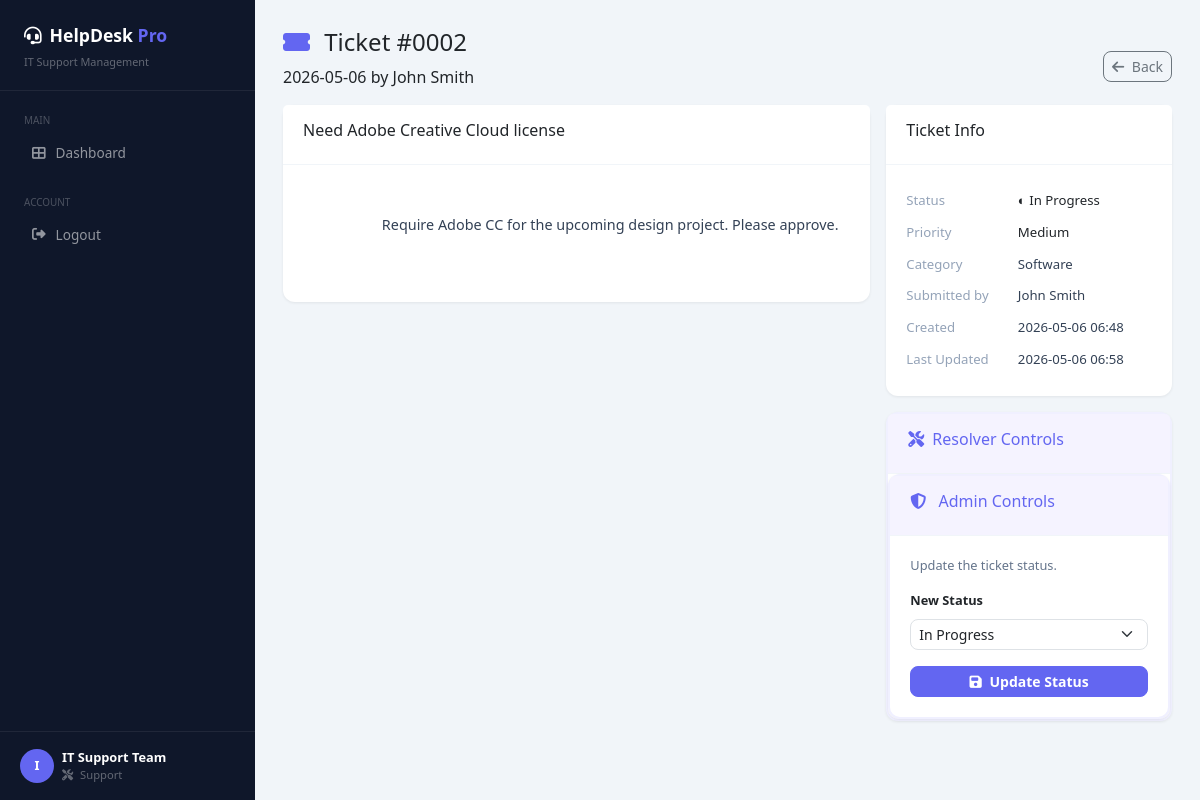
The app's page /ticket/2 (signed in) with its own data.
### tables this page shows
CREATE TABLE tickets (
            id INTEGER PRIMARY KEY AUTOINCREMENT,
            title TEXT NOT NULL,
            description TEXT NOT NULL,
            category TEXT NOT NULL DEFAULT 'General',
            status TEXT NOT NULL DEFAULT 'Open',
            priority TEXT NOT NULL DEFAULT 'Medium',
            created_by INTEGER NOT NULL,
            created_at TEXT DEFAULT CURRENT_TIMESTAMP,
            updated_at TEXT DEFAULT CURRENT_TIMESTAMP,
            FOREIGN KEY (created_by) REFERENCES users(id)
        );

CREATE TABLE users (
            id INTEGER PRIMARY KEY AUTOINCREMENT,
            username TEXT UNIQUE NOT NULL,
            password TEXT NOT NULL,
            role TEXT NOT NULL DEFAULT 'employee',
            full_name TEXT NOT NULL DEFAULT 'User'
        );

### app.py (the view)
@app.route('/ticket/<int:ticket_id>')
@login_required
def view_ticket(ticket_id):
    conn = get_db()
    ticket = conn.execute('''
        SELECT t.*, u.full_name as creator_name
        FROM tickets t JOIN users u ON t.created_by = u.id
        WHERE t.id = ?
    ''', (ticket_id,)).fetchone()
    conn.close()
    if not ticket:
        flash('Ticket not found.', 'danger')
        return redirect(url_for('dashboard'))
    if session['role'] not in ['admin', 'support'] and ticket['created_by'] != session['user_id']:
        flash('Access denied.', 'danger')
        return redirect(url_for('dashboard'))
    return render_template('view_ticket.html', ticket=ticket)

### app.py (called while the page is built)
def get_db():
    os.makedirs(DB_DIR, exist_ok=True)
    conn = sqlite3.connect(DB_PATH)
    conn.row_factory = sqlite3.Row
    return conn

def login_required(f):
    @wraps(f)
    def decorated(*args, **kwargs):
        if 'user_id' not in session:
            return redirect(url_for('login'))
        return f(*args, **kwargs)
    return decorated

### templates/view_ticket.html (shortened to what this page needs)
{% extends "base.html" %}
{% block content %}
<div class="page-header d-flex align-items-center justify-content-between">
    <div>
        <h4>
            <i class="fas fa-ticket-alt me-2" style="color:#6366f1;"></i>
            Ticket #{{ '%04d' % ticket.id }}
        </h4>
        <p>
            {{ ticket.created_at[:10] }} by {{ ticket.creator_name }}
        </p>
    </div>
    <a href="{{ url_for('dashboard') }}"
       class="btn btn-outline-secondary btn-sm"
       style="border-radius:8px;">
        <i class="fas fa-arrow-left me-1"></i>
        Back
    </a>
</div>
<div class="row g-3">
    <div class="col-lg-8">
        <div class="card">
            <div class="card-header">
                <h6>{{ ticket.title }}</h6>
            </div>
            <div class="card-body" style="padding:24px;">
                <p style="color:#334155;
                          font-size:0.9rem;
                          line-height:1.7;
                          white-space:pre-wrap;">
                    {{ ticket.description }}
                </p>
            </div>
        </div>
    </div>
    <div class="col-lg-4">
        <div class="card mb-3">
            <div class="card-header">
                <h6>Ticket Info</h6>
            </div>
            <div class="card-body" style="padding:20px;">
                <table style="width:100%; font-size:0.825rem;">
                    <tr>
                        <td style="color:#94a3b8; padding:6px 0; width:45%;">
                            Status
                        </td>
                        <td>
                            {% if ticket.status == 'Open' %}
                                <span class="badge-status s-open">● Open</span>
                            {% elif ticket.status == 'In Progress' %}
                                <span class="badge-status s-inprogress">◐ In Progress</span>
                            {% elif ticket.status == 'Resolved' %}
                                <span class="badge-status s-resolved">✓ Resolved</span>
                            {% else %}
                                <span class="badge-status s-closed">✗ Closed</span>
                            {% endif %}
                        </td>
                    </tr>
                    <tr>
                        <td style="color:#94a3b8; padding:6px 0;">
                            Priority
                        </td>
                        <td>
                            <span class="p-{{ ticket.priority|lower }}">
                                {{ ticket.priority }}
                            </span>
                        </td>
                    </tr>
                    <tr>
                        <td style="color:#94a3b8; padding:6px 0;">
                            Category
                        </td>
                        <td style="color:#334155;">
                            {{ ticket.category }}
                        </td>
                    </tr>
                    <tr>
                        <td style="color:#94a3b8; padding:6px 0;">
                            Submitted by
                        </td>
                        <td style="color:#334155;">
                            {{ ticket.creator_name }}
                        </td>
                    </tr>
                    <tr>
                        <td style="color:#94a3b8; padding:6px 0;">
                            Created
                        </td>
                        <td style="color:#334155;">
                            {{ ticket.created_at[:16] }}
                        </td>
                    </tr>
                    <tr>
                        <td style="color:#94a3b8; padding:6px 0;">
                            Last Updated
                        </td>
                        <td style="color:#334155;">
                            {{ ticket.updated_at[:16] }}
                        </td>
                    </tr>
                </table>
            </div>
        </div>
        {% if session.role in ['admin', 'support'] %}
	<div class="card" style="border: 2px solid #f0f0ff;">
    		<div class="card-header" style="background:#f5f3ff;">
        		<h6 style="color:#6366f1;"><i class="fas fa-tools me-2"></i>Resolver Controls</h6>
    		</div>
        <div class="card" style="border: 2px solid #f0f0ff;">
            <div class="card-header" style="background:#f5f3ff;">
                <h6 style="color:#6366f1;">
                    <i class="fas fa-shield-alt me-2"></i>
                    Admin Controls
                </h6>
            </div>
            <div class="card-body" style="padding:20px;">
                <p style="font-size:0.8rem;
                          color:#64748b;
                          margin-bottom:12px;">
                    Update the ticket status.
                </p>
                <form method="POST"
                      action="{{ url_for('update_ticket', ticket_id=ticket.id) }}">
                    <div class="mb-3">
                        <label class="form-label"
                               style="font-size:0.8rem;
                                      font-weight:600;">
                            New Status
                        </label>
                        <select name="status"
                                class="form-select form-select-sm"
                                style="border-radius:8px;">
                            <option value="In Progress" {% if ticket.status == 'In Progress' %}selected{% endif %}>
                                In Progress
                            </option>
                        </select>
                    </div>
                    <button type="submit"
                            class="btn btn-primary w-100 btn-sm"
                            style="border-radius:8px; font-weight:600;">
                        <i class="fas fa-save me-1"></i>
                        Update Status
                    </button>
                </form>
            </div>
        </div>
        {% endif %}
    </div>
</div>
{% endblock %}

### templates/base.html (style rules this page uses)
body { background: #f1f5f9; font-family: 'Segoe UI', sans-serif; margin: 0; }
.card { border: none; border-radius: 12px; box-shadow: 0 1px 3px rgba(0,0,0,0.07); }
.card-header { background: #fff; border-bottom: 1px solid #f1f5f9; padding: 16px 20px; border-radius: 12px 12px 0 0; }
.btn-primary { background: #6366f1; border-color: #6366f1; }

### records on screen
tickets: id "0002", created_at "2026-05-06", title "Need Adobe Creative Cloud license", description "Require Adobe CC for the upcoming design project. Please approve.", priority "Medium", category "Software", created_at "2026-05-06 06:48", updated_at "2026-05-06 06:58", status "In Progress"
users: creator_name "John Smith"

### other values on screen
{{ session.full_name[0].upper() }} "I"
{{ session.full_name }} "IT Support Team"
{{ session.role|capitalize }} "Support"
